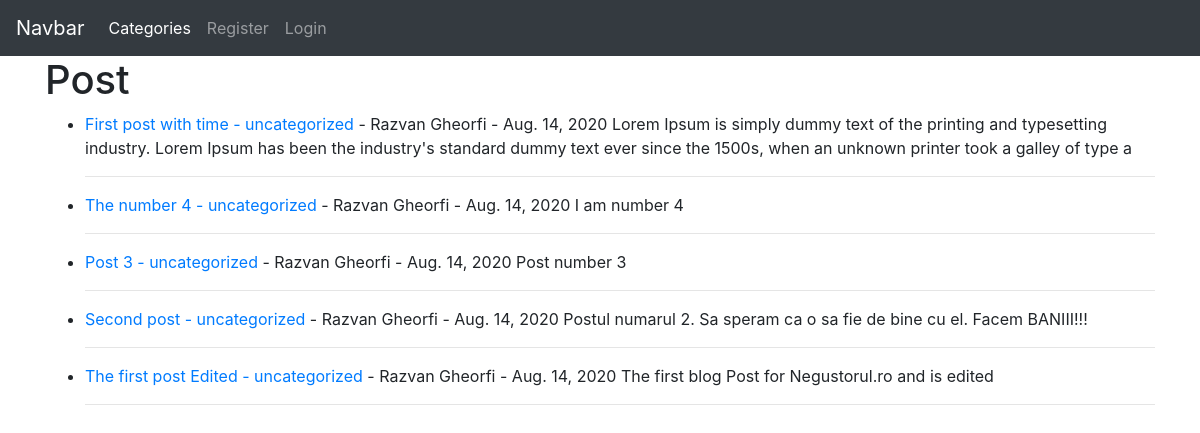
/, run on an earlier commit of the app's database.
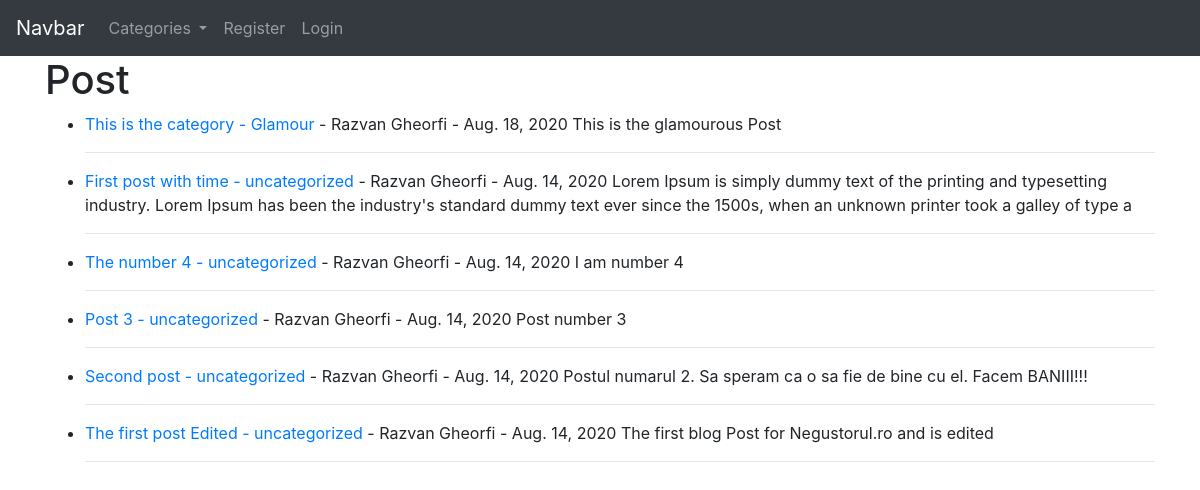
And on a later commit of the database.
### main/models.py (models this page shows, shortened)
class Post(models.Model):
    title = models.CharField(max_length=255)
    author = models.ForeignKey(User, on_delete=models.CASCADE)
    body = models.TextField()
    post_date = models.DateField(auto_now_add=True)
    category = models.CharField(max_length=255, default='coding')

### main/views.py (the view)
# urls.py: path('', HomeView.as_view(), name='home'),
class HomeView(ListView):
    model = Post
    template_name = 'home.html'
    ordering = ['-post_date','-id']
    def get_context_data(self, *args, **kwargs):
        cat_menu = Category.objects.all()
        context = super(HomeView, self).get_context_data(*args, **kwargs)
        context["cat_menu"] = cat_menu
        return context

### main/models.py (called while the page is built)
    def __str__(self):
        return self.name

### main/templates/home.html (shortened to what this page needs)
{% extends 'base.html' %}
{% block content %}
<h1>Post</h1>
<ul>
  {% for post in object_list %}
      <li>
        <a href="{% url 'article_detail' post.pk %}">{{ post.title }}</a>
        <a href="{% url 'category' post.category %}">- {{ post.category }}</a>
        - {{ post.author.first_name }}
        {{ post.author.last_name }} - {{ post.post_date }}
        {{ post.body|slice:"200"|safe }}
        <hr>
      </li>
  {% endfor %}
</ul>
{% endblock %}

### main/templates/base.html (shortened to what this page needs)
<!doctype html>
<html lang="en">
  <head>
    <link rel="stylesheet" href="https://stackpath.bootstrapcdn.com/bootstrap/4.5.2/css/bootstrap.min.css">
  </head>
  <body>
    <nav class="navbar navbar-expand-lg navbar-dark bg-dark">
      <a class="navbar-brand" href="{% url 'home' %}">Navbar</a>
      <div class="collapse navbar-collapse" id="navbarNavAltMarkup">
        <div class="navbar-nav">
            {% if cat_menu %}
              <li class="nav-item dropdown">
                <a class="nav-link dropdown-toggle" href="#" id="navbarDropdown" role="button" data-toggle="dropdown" aria-haspopup="true" aria-expanded="false">
                  Categories
                </a>
              </li>
            {% else %}
                <li class="nav-item">
                  <a class="nav-link active" href="{% url 'category-list' %}">Categories<span class="sr-only">(current)</span></a>
                </li>
            {% endif %}
          {% if user.is_authenticated %}
            <li class="nav-item">
              <a class="nav-link active" href="{% url 'add_post' %}">Add Post<span class="sr-only">(current)</span></a>
            </li>
            <li class="nav-item">
              <a class="nav-link active" href="{% url 'add_category' %}">Add Category<span class="sr-only">(current)</span></a>
            </li>
            <li class="nav-item">
              <a class="nav-link" href="{% url 'logout' %}">Logout</a>
            </li>
          {% else %}
            <li class="nav-item">
              <a class="nav-link" href="{% url 'register' %}">Register</a>
            </li>
            <li class="nav-item">
              <a class="nav-link" href="{% url 'login' %}">Login</a>
            </li>
          {% endif %}
        </div>
      </div>
    </nav>
    <div class="container">
      {% block content %}
      {% endblock %}
    </div>
  </body>
</html>

What changed in the data, as far as the page shows it:
added Post: title "This is the category", category "Glamour", author.first_name "Razvan", author.last_name "Gheorfi", post_date "Aug. 18, 2020", body "This is the glamourous Post"
